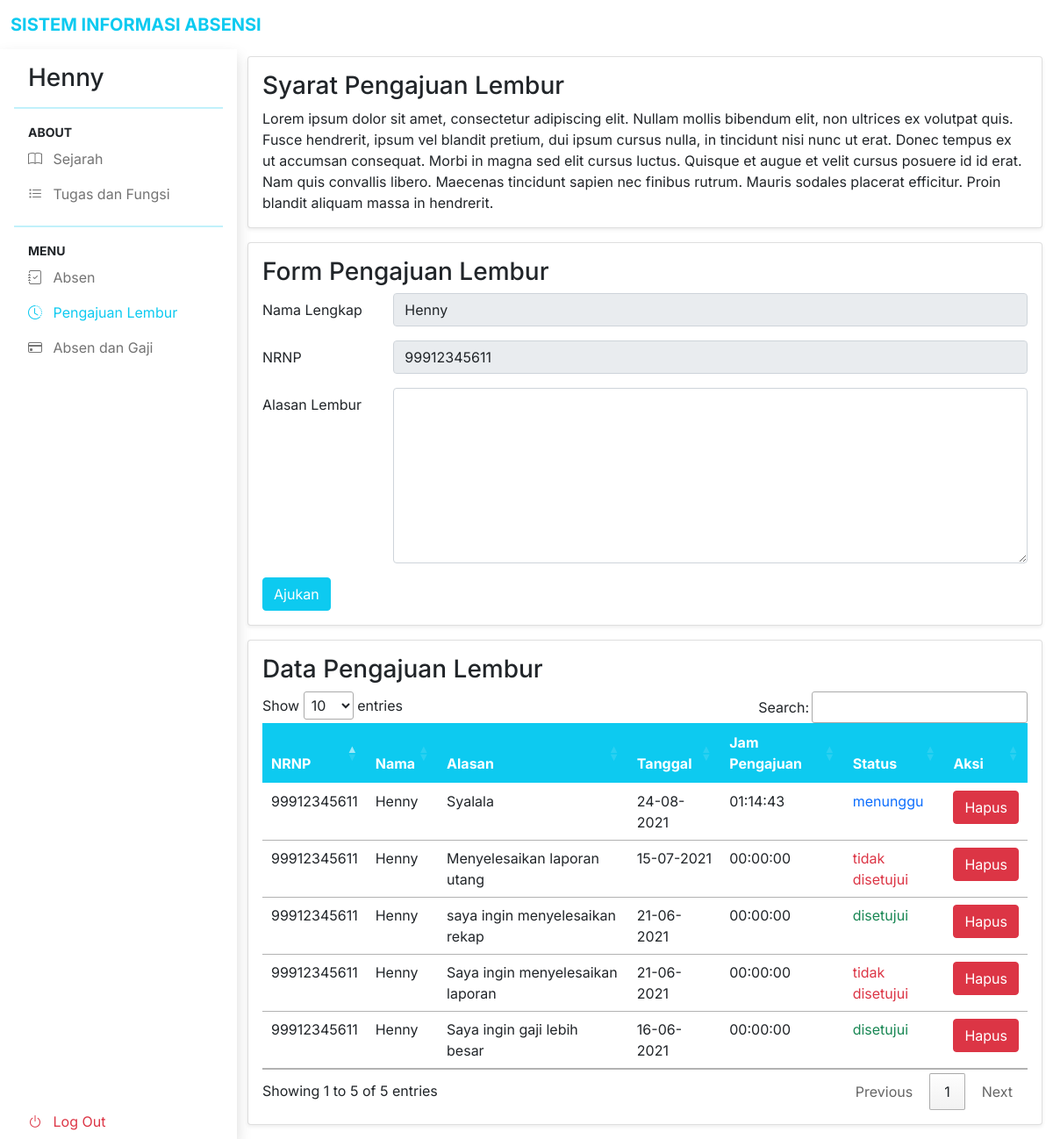
The app's page /Users/pengajuan_lembur (signed in) with its own data.
### tables this page shows
CREATE TABLE `tb_lembur` (
  `lembur_id` int(100) NOT NULL,
  `NRNP` varchar(50) NOT NULL,
  `nama` varchar(50) NOT NULL,
  `alasan` text NOT NULL,
  `status` enum('menunggu','disetujui','tidak disetujui') NOT NULL DEFAULT 'menunggu',
  `tanggal` datetime NOT NULL
);

### app/controllers/Users.php (called while the page is built, shortened)
<?php
class Users extends Controller
{
	public function __construct()
	{
        $this->lemburModel = $this->model('Lembur_model');
	}
	public function pengajuan_lembur()
	{
        $data_lembur = $this->lemburModel->getAllDataByNRNP($_SESSION['NRNP']);
        $data = [
            'title' => 'Pengajuan Lembur | Absensi Pegawai',
            'data_lembur' => $data_lembur
        ];
		$this->view('pegawai/pengajuan_lembur_page', $data);
	}
}

### app/libraries/Core.php (called while the page is built, shortened)
<?php
class Core
{
	protected $method = 'index';
	protected $params = [];
	public function __construct()
	{
		$url = $this->getURL();
		if (isset($url[0])) {
			if (file_exists('../app/controllers/' . ucwords($url[0]) . '.php'))
			{
				unset($url[0]);
			}
		}
		$this->controller = new $this->controller;
		if (isset($url[1]))
		{
			if (method_exists($this->controller, $url[1])) {
				$this->method = $url[1];
			}
		}
		call_user_func_array([$this->controller, $this->method], $this->params);
	}
	public function getURL()
	{
		if (isset($_GET['url'])) {
			$url = rtrim($_GET['url'], '/');
			$url = filter_var($url, FILTER_SANITIZE_URL);
			$url = explode('/', $url);
			return $url;
		}
	}
}

### app/require.php (called while the page is built, shortened)
<?php
require_once 'libraries/Core.php';
require_once 'libraries/Controller.php';
require_once 'libraries/Database.php';
$init = new Core();

### public/index.php (called while the page is built, shortened)
<?php
require_once '../app/require.php';

### app/libraries/Database.php (called while the page is built, shortened)
<?php
    class Database {
        private $dbHost = DB_HOST;
        private $dbUser = DB_USER;
        private $dbPass = DB_PASS;
        private $dbName = DB_NAME;
        private $statement;
        private $dbHandler;
        public function __construct()
        {
            $conn = 'mysql:host=' . $this->dbHost . ';dbname=' . $this->dbName;
            $options = array(
                PDO::ATTR_PERSISTENT => true,
                PDO::ATTR_ERRMODE => PDO::ERRMODE_EXCEPTION
            );
            try
            {
                $this->dbHandler = new PDO($conn, $this->dbUser, $this->dbPass, $options);
            } catch (PDOException $e) {
                $this->error = $e->getMessage();
                echo $this->error;
            }
        }
        public function query($sql)
        {
            $this->statement = $this->dbHandler->prepare($sql);
        }
        public function bind($parameter, $value, $type = null)
        {
            switch (is_null($type))
            {
                default:
                    $type = PDO::PARAM_STR;
            }
            $this->statement->bindValue($parameter, $value, $type);
        }
        public function execute()
        {
            return $this->statement->execute();
        }
        public function resultSet()
        {
            $this->execute();
            return $this->statement->fetchAll(PDO::FETCH_OBJ);
        }
    }

### app/models/Lembur_model.php (called while the page is built, shortened)
<?php
class Lembur_model
{
	private $db;
    public function __construct()
    {
        $this->db = new Database;
    }
    public function getAllDataByNRNP($NRNP)
    {
        $this->db->query('SELECT * FROM tb_lembur WHERE NRNP = :NRNP ORDER BY lembur_id DESC');
        $this->db->bind(':NRNP', $NRNP);
        $results = $this->db->resultSet();
        return $results;
    }
}

### app/views/pegawai/pengajuan_lembur_page.php (the view)
<main class="mt-5 pt-3">
  <div class="container-fluid">
    <div class="card shadow-sm mb-3">
      <div class="card-body">
        <h3>Syarat Pengajuan Lembur</h3>
        <span>Lorem ipsum dolor sit amet, consectetur adipiscing elit. Nullam mollis bibendum elit, non ultrices ex volutpat quis. Fusce hendrerit, ipsum vel blandit pretium, dui ipsum cursus nulla, in tincidunt nisi nunc ut erat. Donec tempus ex ut accumsan consequat. Morbi in magna sed elit cursus luctus. Quisque et augue et velit cursus posuere id id erat. Nam quis convallis libero. Maecenas tincidunt sapien nec finibus rutrum. Mauris sodales placerat efficitur. Proin blandit aliquam massa in hendrerit.</span>
      </div>
    </div>
    <div class="card shadow-sm mb-3">
      <div class="card-body">
        <h3>Form Pengajuan Lembur</h3>
        <form action="<?php echo URLROOT . '/Users/ajukan_lembur';?>" method="POST">
          <div class="row mb-3">
            <label for="Nama" class="col-sm-2 col-form-label">Nama Lengkap</label>
            <div class="col-sm-10">
              <input type="text" class="form-control" id="namaLengkap" name="nama" value="<?php echo $_SESSION['nama']; ?>" readonly>
            </div>
          </div>
          <div class="row mb-3">
            <label for="NRNP" class="col-sm-2 col-form-label">NRNP</label>
            <div class="col-sm-10">
              <input type="text" class="form-control" id="NRNP" name="NRNP" value="<?php echo $_SESSION['NRNP']; ?>" readonly>
            </div>
          </div>
          <div class="row mb-3">
            <label for="Alasan" class="col-sm-2 col-form-label">Alasan Lembur</label>
            <div class="col-sm-10">
              <textarea class="form-control" style="height: 200px;" name="alasan"></textarea>
            </div>
          </div>
          <button type="submit" class="btn btn-info text-white">Ajukan</button>
        </form>
      </div>
    </div>
    <div class="card shadow-sm mb-3">
      <div class="card-body">
        <h3>Data Pengajuan Lembur</h3>
        <div class="table-responsive">
          <table
            id="example"
            class="table data-table"
            style = "width: 100%;"
          >
            <thead class="table-page text-white">
              <tr>
                <th>NRNP</th>
                <th>Nama</th>
                <th>Alasan</th>
                <th>Tanggal</th>
                <th>Jam Pengajuan</th>
                <th>Status</th>
                <th>Aksi</th>
              </tr>
            </thead>
            <tbody>
            <?php
              foreach ($data['data_lembur'] as $data) {
            ?>
              <tr>
                <td><?php echo $data->NRNP; ?></td>
                <td><?php echo $data->nama; ?></td>
                <td><?php echo $data->alasan; ?></td>
                <td><?php echo date('d-m-Y', strtotime($data->tanggal)); ?></td>
                <td><?php echo date('H:i:s', strtotime($data->tanggal)); ?></td>
                <td>
                  <?php
                    if ($data->status == 'menunggu') {
                  ?>
                      <span class="text-primary"><?php echo $data->status; ?></span>
                  <?php
                    } elseif ($data->status == 'disetujui') {
                    ?>
                      <span class="text-success"><?php echo $data->status; ?></span>
                  <?php
                    } elseif ($data->status == 'tidak disetujui') {
                  ?>
                      <span class="text-danger"><?php echo $data->status; ?></span>
                  <?php
                    }
                  ?>
                  </td>
                  <td>
                    <a class="text-decoration-none" href="<?php echo URLROOT . '/Users/hapus_lembur/' . $data->lembur_id ;  ?>">
                      <div class="btn btn-danger">Hapus</div>
                    </a>
                  </td>
              </tr>
            <?php } ?>
            </tbody>
          </table>
        </div>
      </div>
    </div>
  </div>
</main>

### public/css/style_absen.css (style rules this page uses)
body, button { font-family: "Inter", sans-serif; }
:root { --offcanvas-width: 270px; --topNavbarHeight: 56px; }
@media (min-width: 992px) { body { overflow: auto !important; } }
@media (min-width: 992px) { main { margin-left: var(--offcanvas-width); } }
.table-page { background-color: #0dcaf0 !important; }

### records on screen
tb_lembur: NRNP "99912345611", nama "Henny", alasan "Syalala", tanggal "24-08-2021", tanggal "01:14:43", status "menunggu"
tb_lembur: NRNP "99912345611", nama "Henny", alasan "Menyelesaikan laporan utang", tanggal "15-07-2021", tanggal "00:00:00", status "tidak disetujui"
tb_lembur: NRNP "99912345611", nama "Henny", alasan "saya ingin menyelesaikan rekap", tanggal "21-06-2021", tanggal "00:00:00", status "disetujui"
tb_lembur: NRNP "99912345611", nama "Henny", alasan "Saya ingin menyelesaikan laporan", tanggal "21-06-2021", tanggal "00:00:00", status "tidak disetujui"
tb_lembur: NRNP "99912345611", nama "Henny", alasan "Saya ingin gaji lebih besar", tanggal "16-06-2021", tanggal "00:00:00", status "disetujui"

### other values on screen
$_SESSION['nama'] "Henny"
